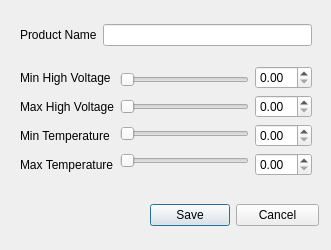
<?xml version="1.0" encoding="UTF-8"?>
<ui version="4.0">
 <class>Dialog</class>
 <widget class="QDialog" name="Dialog">
  <property name="geometry">
   <rect>
    <x>0</x>
    <y>0</y>
    <width>331</width>
    <height>250</height>
   </rect>
  </property>
  <property name="windowTitle">
   <string>Dialog</string>
  </property>
  <widget class="QWidget" name="verticalLayoutWidget_5">
   <property name="geometry">
    <rect>
     <x>10</x>
     <y>10</y>
     <width>312</width>
     <height>180</height>
    </rect>
   </property>
   <layout class="QVBoxLayout" name="verticalLayout_5" stretch="1,4">
    <item>
     <layout class="QHBoxLayout" name="horizontalLayout">
      <property name="leftMargin">
       <number>10</number>
      </property>
      <property name="topMargin">
       <number>0</number>
      </property>
      <property name="rightMargin">
       <number>10</number>
      </property>
      <item>
       <widget class="QLabel" name="label">
        <property name="sizePolicy">
         <sizepolicy hsizetype="Minimum" vsizetype="Minimum">
          <horstretch>0</horstretch>
          <verstretch>0</verstretch>
         </sizepolicy>
        </property>
        <property name="text">
         <string>Product Name</string>
        </property>
       </widget>
      </item>
      <item>
       <widget class="QLineEdit" name="lineEdit">
        <property name="sizePolicy">
         <sizepolicy hsizetype="Expanding" vsizetype="Fixed">
          <horstretch>0</horstretch>
          <verstretch>0</verstretch>
         </sizepolicy>
        </property>
       </widget>
      </item>
     </layout>
    </item>
    <item>
     <layout class="QHBoxLayout" name="horizontalLayout_2">
      <property name="leftMargin">
       <number>10</number>
      </property>
      <property name="rightMargin">
       <number>10</number>
      </property>
      <item>
       <layout class="QVBoxLayout" name="verticalLayout_3">
        <item>
         <widget class="QLabel" name="minVoltageLabel_">
          <property name="sizePolicy">
           <sizepolicy hsizetype="Preferred" vsizetype="Preferred">
            <horstretch>0</horstretch>
            <verstretch>0</verstretch>
           </sizepolicy>
          </property>
          <property name="text">
           <string>Min High Voltage</string>
          </property>
         </widget>
        </item>
        <item>
         <widget class="QLabel" name="maxVoltageLabel_">
          <property name="sizePolicy">
           <sizepolicy hsizetype="Preferred" vsizetype="Preferred">
            <horstretch>0</horstretch>
            <verstretch>0</verstretch>
           </sizepolicy>
          </property>
          <property name="text">
           <string>Max High Voltage</string>
          </property>
         </widget>
        </item>
        <item>
         <widget class="QLabel" name="maxTempLabel_">
          <property name="sizePolicy">
           <sizepolicy hsizetype="Preferred" vsizetype="Preferred">
            <horstretch>0</horstretch>
            <verstretch>0</verstretch>
           </sizepolicy>
          </property>
          <property name="text">
           <string>Min Temperature</string>
          </property>
         </widget>
        </item>
        <item>
         <widget class="QLabel" name="minTempLabel_">
          <property name="sizePolicy">
           <sizepolicy hsizetype="Preferred" vsizetype="Preferred">
            <horstretch>0</horstretch>
            <verstretch>0</verstretch>
           </sizepolicy>
          </property>
          <property name="text">
           <string>Max Temperature</string>
          </property>
         </widget>
        </item>
       </layout>
      </item>
      <item>
       <layout class="QVBoxLayout" name="verticalLayout_2">
        <item>
         <widget class="QSlider" name="minVoltageSlider_">
          <property name="font">
           <font>
            <family>Segoe Script</family>
            <hintingpreference>PreferVerticalHinting</hintingpreference>
           </font>
          </property>
          <property name="contextMenuPolicy">
           <enum>Qt::DefaultContextMenu</enum>
          </property>
          <property name="orientation">
           <enum>Qt::Horizontal</enum>
          </property>
         </widget>
        </item>
        <item>
         <widget class="QSlider" name="maxVoltageSlider_">
          <property name="font">
           <font>
            <family>Segoe Script</family>
            <hintingpreference>PreferVerticalHinting</hintingpreference>
           </font>
          </property>
          <property name="contextMenuPolicy">
           <enum>Qt::DefaultContextMenu</enum>
          </property>
          <property name="orientation">
           <enum>Qt::Horizontal</enum>
          </property>
         </widget>
        </item>
        <item>
         <widget class="QSlider" name="minTempSlider_">
          <property name="font">
           <font>
            <family>Segoe Script</family>
            <hintingpreference>PreferVerticalHinting</hintingpreference>
           </font>
          </property>
          <property name="contextMenuPolicy">
           <enum>Qt::DefaultContextMenu</enum>
          </property>
          <property name="orientation">
           <enum>Qt::Horizontal</enum>
          </property>
         </widget>
        </item>
        <item>
         <widget class="QSlider" name="maxTempSlider_">
          <property name="font">
           <font>
            <family>Segoe Script</family>
            <hintingpreference>PreferVerticalHinting</hintingpreference>
           </font>
          </property>
          <property name="contextMenuPolicy">
           <enum>Qt::DefaultContextMenu</enum>
          </property>
          <property name="orientation">
           <enum>Qt::Horizontal</enum>
          </property>
         </widget>
        </item>
       </layout>
      </item>
      <item>
       <layout class="QVBoxLayout" name="verticalLayout_4">
        <item>
         <widget class="QDoubleSpinBox" name="minVoltageSpinBox_"/>
        </item>
        <item>
         <widget class="QDoubleSpinBox" name="maxVoltageSpinBox_"/>
        </item>
        <item>
         <widget class="QDoubleSpinBox" name="minTempSpinBox_"/>
        </item>
        <item>
         <widget class="QDoubleSpinBox" name="maxTempSpinBox_"/>
        </item>
       </layout>
      </item>
     </layout>
    </item>
   </layout>
  </widget>
  <widget class="QWidget" name="horizontalLayoutWidget_3">
   <property name="geometry">
    <rect>
     <x>150</x>
     <y>200</y>
     <width>169</width>
     <height>31</height>
    </rect>
   </property>
   <layout class="QHBoxLayout" name="horizontalLayout_3">
    <item>
     <widget class="QPushButton" name="saveButton">
      <property name="sizePolicy">
       <sizepolicy hsizetype="Fixed" vsizetype="Fixed">
        <horstretch>0</horstretch>
        <verstretch>0</verstretch>
       </sizepolicy>
      </property>
      <property name="text">
       <string>Save</string>
      </property>
     </widget>
    </item>
    <item>
     <widget class="QPushButton" name="cancelButton">
      <property name="sizePolicy">
       <sizepolicy hsizetype="Expanding" vsizetype="Fixed">
        <horstretch>0</horstretch>
        <verstretch>0</verstretch>
       </sizepolicy>
      </property>
      <property name="text">
       <string>Cancel</string>
      </property>
     </widget>
    </item>
   </layout>
  </widget>
 </widget>
 <resources/>
 <connections/>
</ui>
